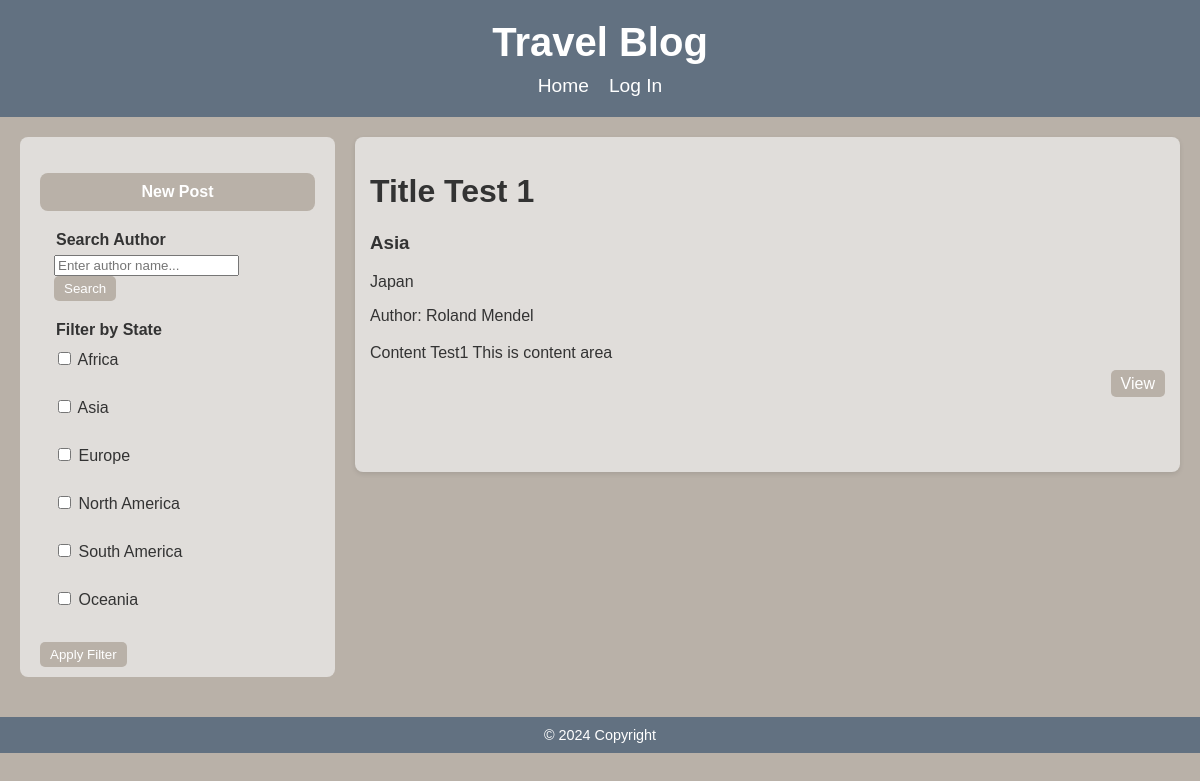
The app's page /pages/index.php, older data.
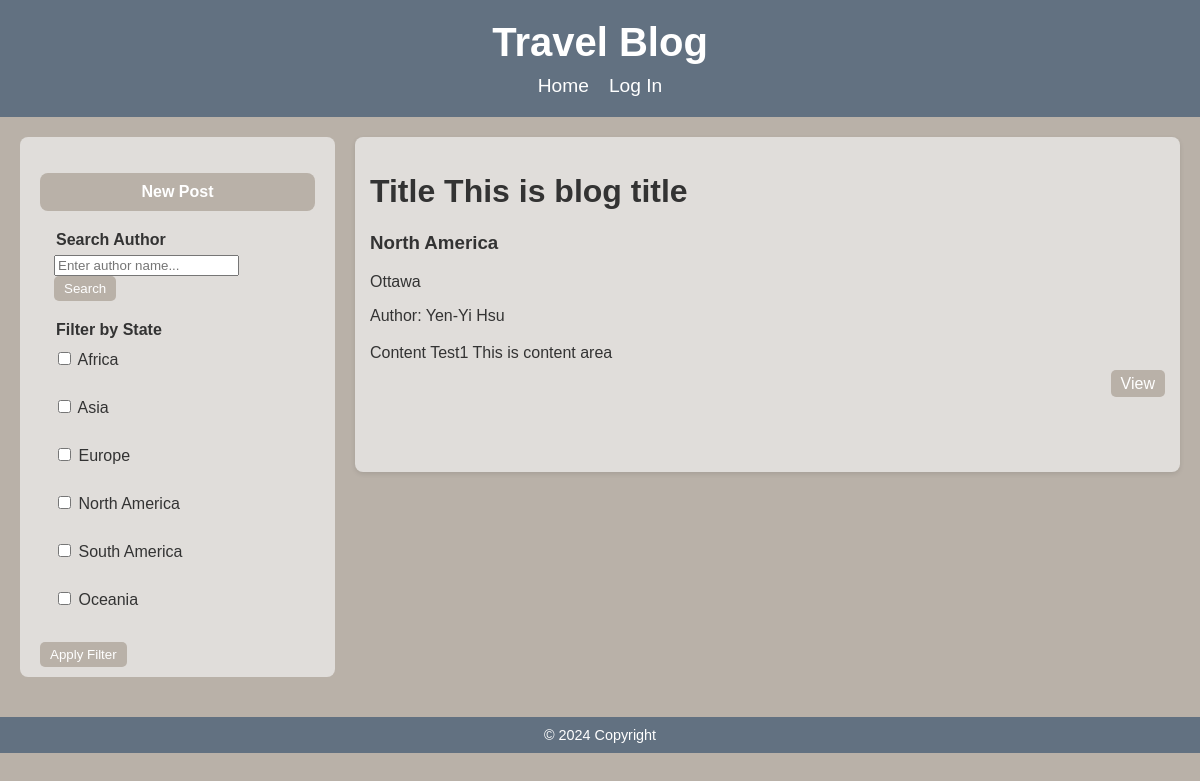
The same page, newer data.
### tables this page shows
CREATE TABLE IF NOT EXISTS `post` (
  `post_id` INT NOT NULL AUTO_INCREMENT,  
  `user_id` INT NOT NULL,                   
  `title` VARCHAR(255) NOT NULL,              
  `content` TEXT NOT NULL,                  
  `state` ENUM('Africa', 'Asia', 'Europe', 'North America', 'South America', 'Oceania') NOT NULL,
  `country` VARCHAR(50) NOT NULL,
  `image_path` VARCHAR(255) DEFAULT NULL,    
  `created_at` TIMESTAMP DEFAULT CURRENT_TIMESTAMP, 
  PRIMARY KEY (`post_id`),                    
  FOREIGN KEY (`user_id`) REFERENCES `account`(`id`) 
);

CREATE TABLE IF NOT EXISTS `account` (
  `id` int(11) NOT NULL AUTO_INCREMENT,
  `username` varchar(30) NOT NULL,
  `email` varchar(30) NOT NULL,
  `password` varchar(30) NOT NULL,
  PRIMARY KEY (`id`)
);

### pages/index.php (the view, shortened to what this page needs)
<!DOCTYPE html>
<html lang="en">
<head>
    <link rel="stylesheet" type="text/css" href="../css/style.css">
</head>
<body>
    <?php
    include 'headerTB.php';
    ?>
    <div class="big-container">
        <aside>
            <ul>
                <li><a href="createForm.php">New Post</a></li>
            </ul>
            <form action="index.php" method="GET">
                <fieldset>
                    <legend>Search Author</legend>
                    <input type="text" name="author" placeholder="Enter author name...">
                    <button type="submit">Search</button>
                </fieldset>
            </form>
            <form method="GET" action="index.php">
                <fieldset>
                    <legend>Filter by State</legend>
                    <label><input type="checkbox" name="state[]" value="Africa"> Africa</label><br>
                    <label><input type="checkbox" name="state[]" value="Asia"> Asia</label><br>
                    <label><input type="checkbox" name="state[]" value="Europe"> Europe</label><br>
                    <label><input type="checkbox" name="state[]" value="North America"> North America</label><br>
                    <label><input type="checkbox" name="state[]" value="South America"> South America</label><br>
                    <label><input type="checkbox" name="state[]" value="Oceania"> Oceania</label><br>
                </fieldset>
                <button type="submit">Apply Filter</button>
            </form>
        </aside>
        <main class="indexPage">
            <div class="post-container">
            <?php
                $db = db_connect();
                $sql = "SELECT p.post_id, p.title, p.state, p.country, p.content, p.image_path, p.created_at, p.user_id, a.username ";
                $sql .= "FROM post p ";
                $sql .= "JOIN account a ON p.user_id = a.id ";
                $sql .= "ORDER BY p.created_at DESC";
                $result_set = mysqli_query($db, $sql);
                ?>
                <div class="blog">
                    <?php while ($post = mysqli_fetch_assoc($result_set)) { ?>
                        <div class="post">
                            <h1><?php echo htmlspecialchars($post['title']); ?></h1>
                            <h3><?php echo htmlspecialchars($post['state']); ?></h3>
                            <p><?php echo htmlspecialchars($post['country']); ?></p>
                            <p>Author: <?php echo htmlspecialchars($post['username']); ?></p>
                            <div class="content-preview">
                                <?php echo nl2br(htmlspecialchars($post['content'])); ?>
                            </div>
                            <div class="main_link">
                                <ul>
                                    <li><a class="action" href="<?php echo "blog.php?id=" . $post['post_id']; ?>">View</a></li>
                                </ul>
                            </div>
                            <br><br><br>
                        </div>
                    <?php } ?>
                </div>
            </div>
        </main>
    </div>
    <?php
    include 'footerTB.php';
    ?>
</body>
</html>

### pages/headerTB.php (shortened to what this page needs)
<!doctype html>
<html lang="en">
<head>
  <link rel="stylesheet" href="../css/style.css" />
</head>
<body>
  <header>
    <h1>Travel Blog</h1>
    <nav>
      <ul>
        <li><a href="index.php">Home</a></li>
        <?php if (isset($_SESSION['logged_in']) && $_SESSION['logged_in'] === true) { ?>
          <li>Welcome, <?php echo htmlspecialchars($_SESSION['username']); ?>!</li>
          <li><a href="logout.php">Log Out</a></li>
        <?php } else { ?>
          <li><a href="loginForm.php">Log In</a></li>
        <?php } ?>
      </ul>
    </nav>
  </header>
</body>
</html>

### pages/footerTB.php (shortened to what this page needs)
<!DOCTYPE html>
<html lang="en">
<head>
</head>
<body>
</html>
<footer>
  &copy; <?php echo date('Y'); ?> Copyright
</footer>
</body>
</html>

### css/style.css (style rules this page uses)
body { margin: 0; font-family: Arial, sans-serif; background: #b9b1a8; color: #333; }
header { background-color: #627181; padding: 20px; text-align: center; color: white; }
header h1 { margin: 0; font-size: 2.5rem; }
nav ul { list-style-type: none; padding: 0; margin: 10px 0 0; display: flex; justify-content: center; gap: 20px; }
nav ul li { display: inline; }
nav ul li a { color: white; text-decoration: none; font-size: 1.2rem; }
.indexPage { flex: 3; border-radius: 8px; }
footer { text-align: center; margin-top: 20px; padding: 10px; background-color: #627181; color: white; font-size: 0.9rem; }
.big-container { display: flex; justify-content: center; padding: 20px; max-width: 1200px; margin: 0 auto; }
.content-preview { display: -webkit-box; -webkit-box-orient: vertical; overflow: hidden; text-overflow: ellipsis; -webkit-line-clamp: 3; line-height: 1.5; max-height: calc(1.5em * 3); font-size: 1em; margin-bottom: 10px; }
.main_link ul { display: flex; justify-content: flex-end; list-style: none; padding: 0; margin: 10px 0; }
.main_link ul li { margin-left: 10px; }
.main_link ul li a, button { text-decoration: none; color: white; background-color: #b9b1a8; padding: 5px 10px; border-radius: 5px; border: none; outline: none; box-shadow: none; }
aside { flex: 1; background-color: #e0ddda; padding: 20px; border-radius: 8px; margin-right: 20px; height: 500px; position: sticky; top: 20px; }
aside ul { padding: 0; margin-bottom: 20px; list-style: none; }
aside ul li a { display: block; background: #b9b1a8; text-align: center; padding: 10px; border-radius: 8px; color: white; font-weight: bold; text-decoration: none; margin-bottom: 15px; }
fieldset { border: none; margin-top: 10px; }
legend { font-weight: bold; }
label { display: block; margin: 5px 0; }
.blog { padding: 15px; background-color: #e0ddda; border-radius: 8px; box-shadow: 0px 2px 5px rgba(0, 0, 0, 0.1); margin-bottom: 20px; }

Row changes from the older to the newer data that the page shows:
changed post "Content Test1 This is content area": title "Title Test 1" → "Title This is blog title"; state "Asia" → "North America"; country "Japan" → "Ottawa"; user.username "Roland Mendel" → "Yen-Yi Hsu"
